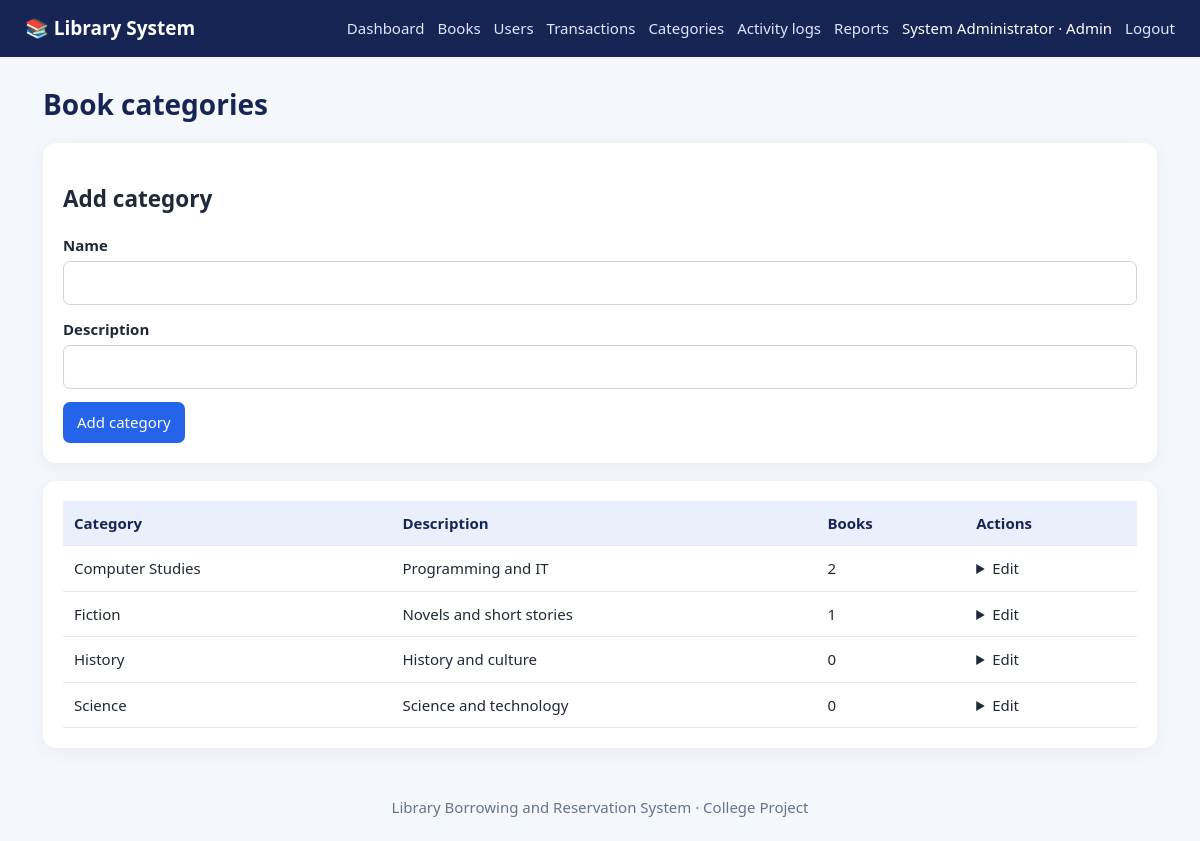
The app's page /categories.php (signed in) with its own data.
### tables this page shows
CREATE TABLE categories(id INT AUTO_INCREMENT PRIMARY KEY,name VARCHAR(100) NOT NULL UNIQUE,description VARCHAR(255) DEFAULT NULL);

### includes/functions.php (called while the page is built, shortened)
<?php
function e($v){return htmlspecialchars((string)$v,ENT_QUOTES|ENT_SUBSTITUTE,'UTF-8');}

### categories.php (the view)
<?php require_once __DIR__.'/includes/functions.php';require_role(['admin','staff']);if($_SERVER['REQUEST_METHOD']==='POST'){$id=(int)($_POST['id']??0);$act=$_POST['action']??'';if($act==='delete'){$s=$db->prepare('DELETE FROM categories WHERE id=?');$s->bind_param('i',$id);$s->execute();log_action('category_deleted','categories',$id);flash('Category deleted; associated books remain uncategorized.');}else{$name=trim($_POST['name']??'');$desc=trim($_POST['description']??'');if($name==='')flash('Category name is required.','error');else{try{if($id){$s=$db->prepare('UPDATE categories SET name=?,description=? WHERE id=?');$s->bind_param('ssi',$name,$desc,$id);}else{$s=$db->prepare('INSERT INTO categories(name,description) VALUES(?,?)');$s->bind_param('ss',$name,$desc);}$s->execute();log_action($id?'category_updated':'category_created','categories',$id?:$db->insert_id,$name);flash('Category saved.');}catch(Throwable $e){flash('Could not save category; the name may already exist.','error');}}}header('Location: '.url('categories.php'));exit;}$rows=$db->query('SELECT c.*,COUNT(b.id) book_count FROM categories c LEFT JOIN books b ON b.category_id=c.id GROUP BY c.id ORDER BY c.name');$title='Categories';require 'includes/header.php';?><h1>Book categories</h1><div class="panel"><h2>Add category</h2><form method="post"><input type="hidden" name="csrf" value="<?=csrf_token()?>"><label>Name</label><input name="name" required maxlength="100"><label>Description</label><input name="description" maxlength="255"><button>Add category</button></form></div><div class="panel table-wrap"><table><tr><th>Category</th><th>Description</th><th>Books</th><th>Actions</th></tr><?php while($c=$rows->fetch_assoc()):?><tr><td><?=e($c['name'])?></td><td><?=e($c['description'])?></td><td><?=$c['book_count']?></td><td><details><summary>Edit</summary><form method="post"><input type="hidden" name="csrf" value="<?=csrf_token()?>"><input type="hidden" name="id" value="<?=$c['id']?>"><label>Name</label><input name="name" value="<?=e($c['name'])?>" required><label>Description</label><input name="description" value="<?=e($c['description'])?>"><button>Update</button></form><form method="post" data-confirm="Delete category? Books will become uncategorized."><input type="hidden" name="csrf" value="<?=csrf_token()?>"><input type="hidden" name="id" value="<?=$c['id']?>"><button class="btn danger" name="action" value="delete">Delete</button></form></details></td></tr><?php endwhile;?></table></div><?php require 'includes/footer.php';?>

### assets/style.css (style rules this page uses)
:root { --navy:#172554;--blue:#2563eb;--bg:#f4f7fb;--ink:#1f2937 }
* { box-sizing:border-box }
body { margin:0;background:var(--bg);color:var(--ink);font:15px/1.5 system-ui,Arial,sans-serif }
h1 { color:var(--navy);font-size:28px }
.card,.panel { background:white;border-radius:13px;padding:20px;box-shadow:0 4px 18px #1725540d;margin-bottom:18px }
.btn,button { display:inline-block;border:0;border-radius:7px;padding:9px 14px;background:var(--blue);color:white;text-decoration:none;cursor:pointer;font:inherit }
input,select,textarea { width:100%;padding:10px;border:1px solid #cbd5e1;border-radius:7px;margin:4px 0 13px;font:inherit;background:white }
label { font-weight:650 }
table { width:100%;border-collapse:collapse;background:white }
th,td { padding:11px;text-align:left;border-bottom:1px solid #e2e8f0;vertical-align:top }
th { background:#eaf0fb;color:#172554 }
.table-wrap { overflow-x:auto }

### records on screen
categories: name "Computer Studies", description "Programming and IT", book_count "2"
categories: name "Fiction", description "Novels and short stories", book_count "1"
categories: name "History", description "History and culture", book_count "0"
categories: name "Science", description "Science and technology", book_count "0"

### other values on screen
current_user()['name'] "System Administrator"
current_user()['role'] "Admin"
